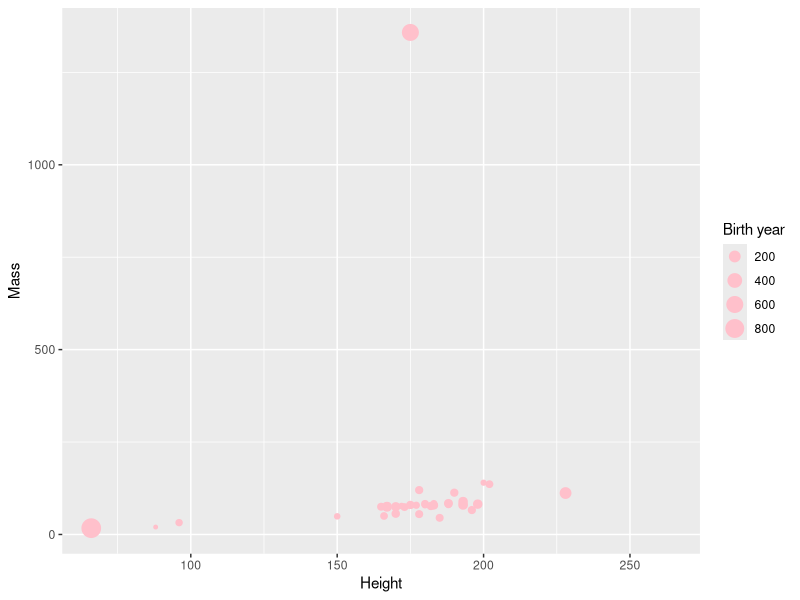
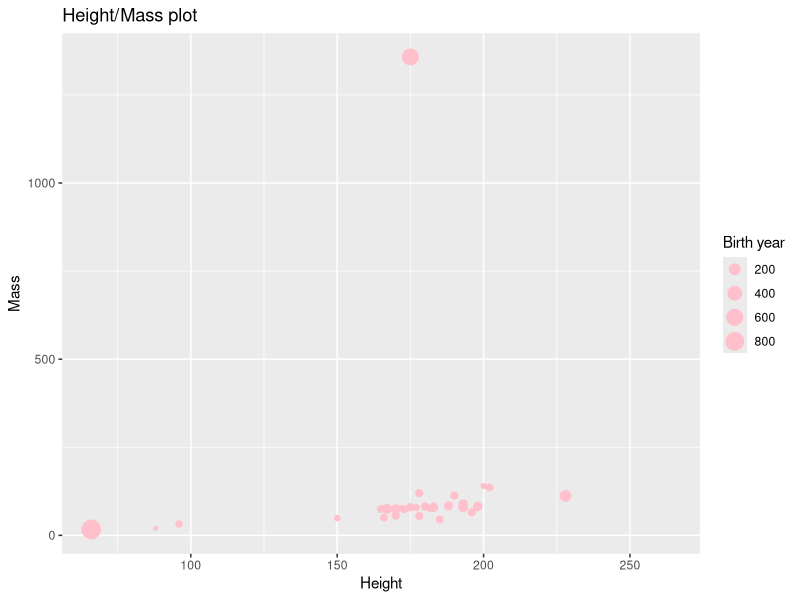

These charts were generated, in order, by the following R code:
## ---- chunk 1
library(tidyverse)
## ---- chunk 2
ggplot(data = starwars, 
       mapping = aes(x = height, y = mass, color = gender, size = birth_year)) +
  geom_point(color = "pink") +
  labs(size = "Birth year", x = "Height", y = "Mass")
## ---- chunk 3
ggplot(data = starwars, 
       mapping = aes(x = height, y = mass, color = gender, size = birth_year)) +
  geom_point(color = "pink") +
  labs(title = "Height/Mass plot",
         size = "Birth year", x = "Height", y = "Mass"
       )
